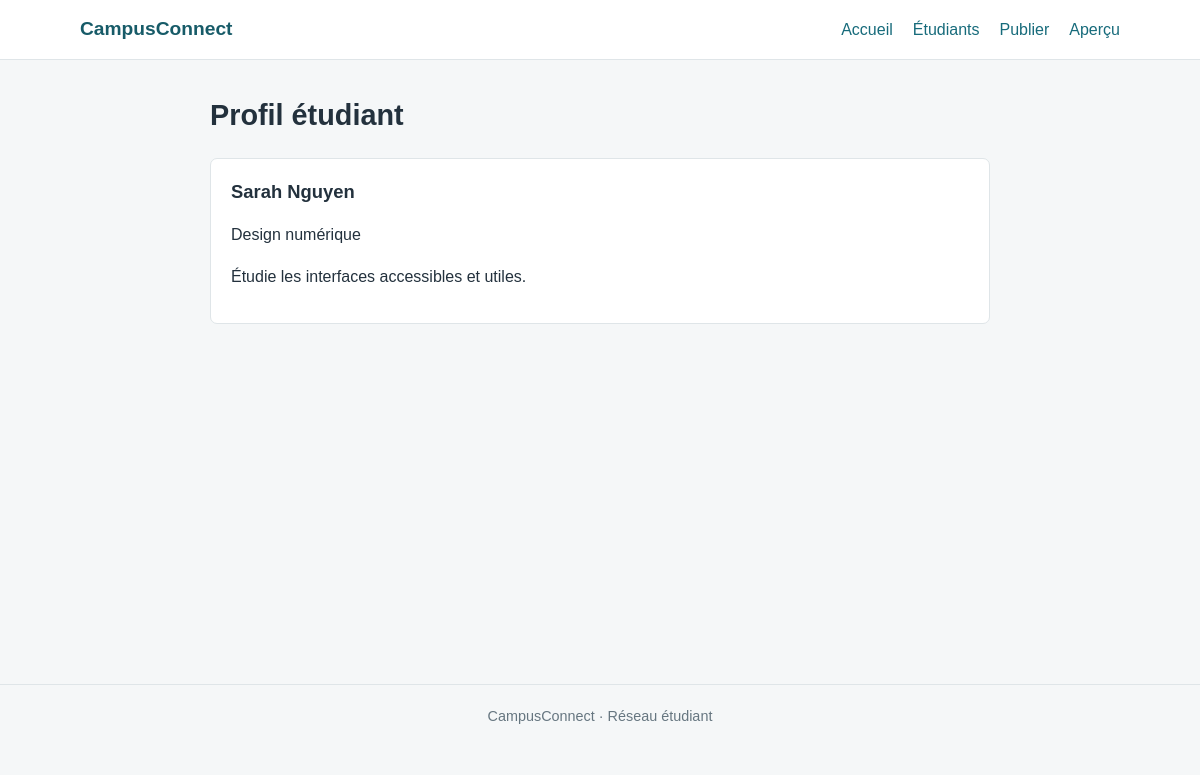
The app's page /profil.php?id=3 with its own data.
### tables this page shows
CREATE TABLE etudiants (
    id INT UNSIGNED AUTO_INCREMENT PRIMARY KEY,
    nom VARCHAR(100) NOT NULL,
    filiere VARCHAR(120) NOT NULL,
    description_profil VARCHAR(500) NOT NULL
);

### profil.php (the view, shortened to what this page needs)
<?php
require 'config.php'; require 'connexion.php';
$id = filter_input(INPUT_GET, 'id', FILTER_VALIDATE_INT);
$requete = $pdo->prepare('SELECT id, nom, filiere, description_profil AS description FROM etudiants WHERE id = ?');
$requete->execute([$id ?: 0]); $etudiant = $requete->fetch();
if ($etudiant): ?><section class="publication"><h2><?= e($etudiant['nom']) ?></h2><p><?= e($etudiant['filiere']) ?></p><p><?= e($etudiant['description']) ?></p></section>
<?php else: ?><p>Ce profil n’existe pas.</p><?php endif; ?>

### style.css (style rules this page uses)
:root { font-family: Arial, Helvetica, sans-serif; color: #23313d; background: #f5f7f8; font-synthesis: none; }
* { box-sizing: border-box; }
body { margin: 0; line-height: 1.6; }
h2 { font-size: 1.15rem; margin: 0 0 8px; }
.publication, .commentaire { background: #fff; border: 1px solid #dfe5e8; border-radius: 7px; padding: 18px 20px; margin: 16px 0; }

### records on screen
etudiants: nom "Sarah Nguyen", filiere "Design numérique", description_profil "Étudie les interfaces accessibles et utiles."

### other values on screen
$titre "Profil étudiant"
